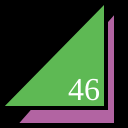
Frame 1 (no input)
Frame 60 (no input): identical to frame 1, image omitted
Frame 120 (the mouse pressed at the canvas centre since frame 60): identical to frame 1, image omitted

The p5.js sketch that drew this single still picture (run headless with seeded random() and noise() and a simulated clock; from frame 60 on, the mouse is pressed at the canvas centre):

// p5.js sketch
// ── sketch.js
function setup() {
  createCanvas(128,128);
}

function draw() {
  background(0);
  strokeWeight(4);
  fill(178, 100, 162);
  triangle(15,125,116,125,116,10);
  fill(94, 185, 84);
  triangle(0,108,106,108,106,0);
  fill(255);
  textSize(32);
  textFont("serif");
  text("46", 68, 100);
}
